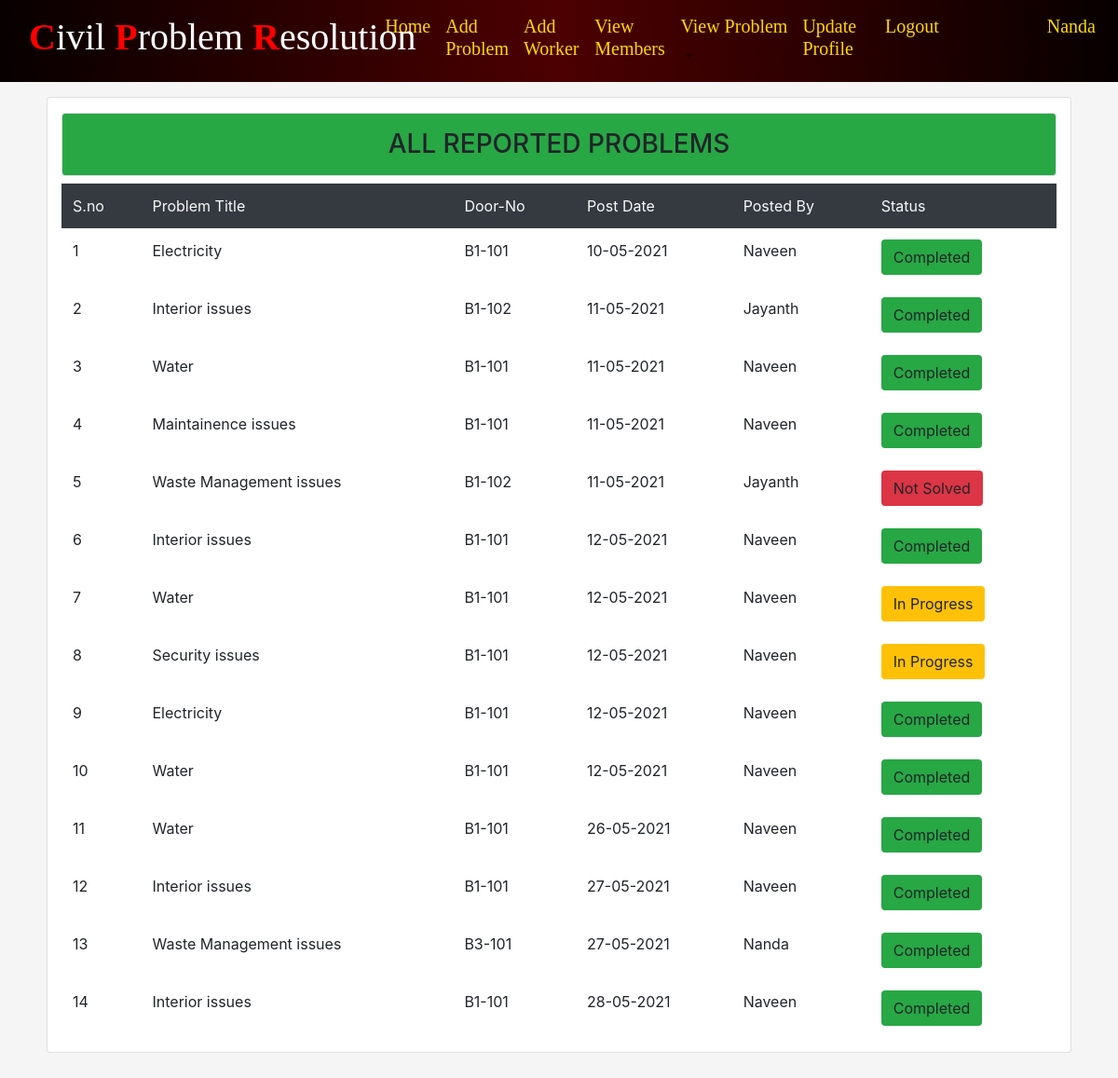
Page /allpro/ (signed in) on the committed database.
### CPRapp/models.py (models this page shows, shortened)
class Problem(models.Model):
	ptitle=models.CharField(max_length=200)
	pdesc=models.TextField()
	doorno=models.CharField(max_length=200)
	postdate=models.TextField(max_length=200,default='')
	postedby=models.CharField(max_length=200,default='')
	useremail=models.EmailField(max_length=200,default='')
	vote= models.IntegerField(default=0)
	pstatus=models.TextField(max_length=200,default='NotSolved')
	wassigned=models.CharField(max_length=200,default='')
	pamount=models.IntegerField(default=0)
	cfamount=models.IntegerField(default=0)
	xamount=models.IntegerField(default=0)
	estimatedtime=models.TextField(max_length=200,default='')
	paystatus=models.TextField(default=0)
	feedback=models.CharField(max_length=200,default='')

### CPRapp/views.py (the view)
# urls.py: path('allpro/',views.allpro,name="allpro"),
@login_required
def allpro(rq):
	data=Problem.objects.all()
	return render(rq,'html/allproblems.html',{'info':data})

### CPRapp/templates/html/allproblems.html (shortened to what this page needs)
{% extends 'html/base.html' %}
{% block content %}
<div class="card col-md-11 mt-3 mx-auto"><h3 class="p-3 bg-success text-center
mt-3 border rounded">ALL REPORTED PROBLEMS</h3>
  <table class="table table-borderless table-hover">
    <tr class="bg-dark text-light">
      <td>S.no</td>
      <td>Problem Title</td>
      <td>Door-No</td>
      <td>Post Date</td>
      <td>Posted By</td>
      <td>Status</td>
    </tr>
    {% for i in info %}
    <tr>
      <td>{{forloop.counter}}</td>
      <td>{{i.ptitle}}</td>
      <td>{{i.doorno}}</td>
      <td>{{i.postdate}}</td>
      <td>{{i.postedby}}</td>
      {% if "NotSolved" == i.pstatus %}
         <td><Strong class=" btn bg-danger rounded " href="#">Not Solved</Strong></td>
      {% elif "InProgress" == i.pstatus %}
         <td><Strong class=" btn bg-warning rounded" href="#">In Progress</Strong></td>
      {% else %}
        <td><Strong class=" btn bg-success rounded" href="#">Completed</Strong></td>
      {% endif %}
    </tr>
    {% endfor %}
  </table>
  </div>
{% endblock %}

### CPRapp/templates/html/navbar.html (shortened to what this page needs)
{% load static %}
<nav class="navbar navbar-expand-lg navbar-light nav-bk4">
  <div class="col-md-4"><a class="navbar-brand" href="{% url 'hm' %}">
    <h1 style="font-family:Verdana Bold; color:white;"><strong style="color:Red">C</strong>ivil <strong style="color:Red">P</strong>roblem <strong style="color:Red">R</strong>esolution</h1>
  </a></div>
 <div class="collapse navbar-collapse" id="collapsibleNavbar">
    <ul class="navbar-nav ">
    {% if not user.is_authenticated %}
    <li class="nav-item">
      <a class="nav-link" href="{% url 'hm' %}"><h3 style="color:Gold; font-family:Verdana Bold;">Home</h3></a>
    </li>
    <li class="nav-item">
      <a class="nav-link" href="{% url 'about' %}"><h3 style="color:Gold; font-family:Verdana Bold;">About</h3></a>
    </li>
    <li class="nav-item">
      <a class="nav-link" href="{% url 'contact' %}"><h3 style="color:Gold; font-family:Verdana Bold;">Contact Us</h3></a>
    </li>
    <li class="nav-item">
      <a class="nav-link" href="{% url 'achievements' %}"><h3 style="color:Gold; font-family:Verdana Bold;">Achievements</h3></a>
    </li>
    <li></li>
    <li class="nav-item">
      <a class="nav-link" href="{% url 'ulog' %}"><h3 style="color:Gold; font-family:Verdana Bold;">Login Here</h3></a>
    </li>
    <li></li>
    <li class="nav-item">
      <a class="nav-link" href="{% url 'reg' %}"><h3 style="color:Gold; font-family:Verdana Bold;">New User</h3></a>
    </li>
    <!-- <li class="nav-item">
      <a class="nav-link" href="{% url 'alog' %}"><h3 style="color:Gold; font-family:Verdana Bold;">Admin Login</h3></a>
    </li> -->
    <div class="col-sm-2 mx-auto"><img src="{% static 'images/lion.png' %}" alt="lion" style="margin-left :100px;width:50px;height:50px;border-radius:50%;background-color:transparent;">
  <Strong style="font-family:Brush Script MT;color:aqua;font-size:25px;margin-left:100px">Orion</Strong>
  </div>
    {% else %}
      {% if user.is_superuser %}
          <li class="nav-item">
          <a class="nav-link" href="{% url 'dash' %}"><h6 style="color:Gold; font-family:Verdana Bold;">Home</h6></a>
          </li>
          <li class="nav-item">
          <a class="nav-link" href="{% url 'newmem' %}"><h6 style="color:Gold; font-family:Verdana Bold;">Add New Member</h6></a>
          </li>
          <li class="dropdown">
                <a type="button" class="nav-link dropdown-toggle" data-toggle="dropdown">
                <h6 style="color:Gold; font-family:Verdana Bold;">Workers</h6>
              </a>
              <div class="dropdown-menu">
                <a class="nav-link" href="{% url 'addwork' %}"><h5 style="color:black; font-family:Verdana Bold;">Add Worker</h5></a>
                <a class="nav-link" href="{% url 'workview' %}"><h5 style="color:black; font-family:Verdana Bold;">View Worker</h5></a>
              </div>
        </li>
        <li class="dropdown">
                <a type="button" class="nav-link dropdown-toggle" data-toggle="dropdown">
                <h6 style="color:Gold; font-family:Verdana Bold;">BlockManagers</h6>
              </a>
              <div class="dropdown-menu">
                <a class="nav-link" href="{% url 'addfm' %}"><h6 style="color:black; font-family:Verdana Bold;">Add BlockManagers</h5></a>
                <a class="nav-link" href="{% url 'fmview' %}"><h6 style="color:black; font-family:Verdana Bold;">View BlockManagers</h5></a>
              </div>
        </li>
          <li class="nav-item">
          <a class="nav-link" href="{% url 'userview' %}"><h6 style="color:Gold; font-family:Verdana Bold;">View Users</h6></a>
          </li>
          <li class="nav-item">
          <a class="nav-link" href="{% url 'memview' %}"><h6 style="color:Gold; font-family:Verdana Bold;">View Members</h6></a>
          </li>
          <li class="dropdown">
                <a type="button" class="nav-link dropdown-toggle" data-toggle="dropdown">
                <h6 style="color:Gold; font-family:Verdana Bold;">Problems</h6>
              </a>
              <div class="dropdown-menu">
                <a class="dropdown-item" href="{% url 'pns' %}"><h5 style="color:black; font-family:Verdana Bold;">Problems Not Solved</h5></a>
                <a class="dropdown-item" href="{% url 'pis' %}"><h5 style="color:black; font-family:Verdana Bold;">Problems in Progress</h5></a>
                <a class="dropdown-item" href="{% url 'ps' %}"><h5 style="color:black; font-family:Verdana Bold;">Problems Resolved</h5></a>
                <a class="dropdown-item" href="{% url 'allpro' %}"><h5 style="color:black; font-family:Verdana Bold;">View All Problems</h5></a>
              </div>
        </li>
        <li class="nav-item">
          <a class="nav-link" href="{% url 'contview' %}"><h6 style="color:Gold; font-family:Verdana Bold;">View Contact</h6></a>
        </li>
        <li class="nav-item">
            <a class="nav-link" href="{% url 'logo' %}"><h6 style="color:Gold; font-family:Verdana Bold;">Logout</h6></a>
        </li>
        <li class="nav-item" style="margin-left:70px">
            <a class="nav-link" href="#"><h4 style="color:Gold; font-family:Verdana Bold;">{{request.user.username}}</h4></a>
        </li>
      {% else %}
          <li class="nav-item">
            <a class="nav-link" href="{% url 'dash' %}"><h5 style="color:Gold; font-family:Verdana Bold;">Home</h5></a>
          </li>
          <li class="nav-item">
            <a class="nav-link" href="{% url 'addpro' %}"><h5 style="color:Gold; font-family:Verdana Bold;">Add Problem</h5></a>
          </li>
          <li class="nav-item">
            <a class="nav-link" href="{% url 'addwork' %}"><h5 style="color:Gold; font-family:Verdana Bold;">Add Worker</h5></a>
          </li>
          <li class="nav-item">
            <a class="nav-link" href="{% url 'memview' %}"><h5 style="color:Gold; font-family:Verdana Bold;">View Members</h5></a>
          </li>
          <li class="dropdown">
                <a type="button" class="nav-link dropdown-toggle" data-toggle="dropdown">
                <h5 style="color:Gold; font-family:Verdana Bold;">View Problem</h5>
              </a>
        </li>
        <li class="nav-item">
            <a class="nav-link" href="{% url 'upf' %}"><h5 style="color:Gold; font-family:Verdana Bold;">Update Profile</h5></a>
        </li>
        <li class="nav-item">
            <a class="nav-link" href="{% url 'logo' %}"><h5 style="color:Gold; font-family:Verdana Bold;">Logout</h5></a>
        </li>
        <li class="nav-item" style="margin-left:100px">
            <a class="nav-link" href="#"><h5 style="color:Gold; font-family:Verdana Bold;">{{request.user.username}}</h5></a>
        </li>
      {% endif %}
{% endif %}
</ul>
</div>
</nav>

### CPRapp/templates/html/navbar.html (style rules this page uses)
.nav-bk4 { background: #070000; background: -webkit-linear-gradient(to right, #070000, #4C0001, #070000); background: linear-gradient(to right, #070000, #4C0001, #070000); }

### rows in the picture
Problem: ptitle "Electricity", doorno "B1-101", postdate "10-05-2021", postedby "Naveen", pstatus "Completed"
Problem: ptitle "Interior issues", doorno "B1-102", postdate "11-05-2021", postedby "Jayanth", pstatus "Completed"
Problem: ptitle "Water", doorno "B1-101", postdate "11-05-2021", postedby "Naveen", pstatus "Completed"
Problem: ptitle "Maintainence issues", doorno "B1-101", postdate "11-05-2021", postedby "Naveen", pstatus "Completed"
Problem: ptitle "Waste Management issues", doorno "B1-102", postdate "11-05-2021", postedby "Jayanth", pstatus "Not Solved"
Problem: ptitle "Interior issues", doorno "B1-101", postdate "12-05-2021", postedby "Naveen", pstatus "Completed"
Problem: ptitle "Water", doorno "B1-101", postdate "12-05-2021", postedby "Naveen", pstatus "In Progress"
Problem: ptitle "Security issues", doorno "B1-101", postdate "12-05-2021", postedby "Naveen", pstatus "In Progress"
Problem: ptitle "Electricity", doorno "B1-101", postdate "12-05-2021", postedby "Naveen", pstatus "Completed"
Problem: ptitle "Water", doorno "B1-101", postdate "12-05-2021", postedby "Naveen", pstatus "Completed"
Problem: ptitle "Water", doorno "B1-101", postdate "26-05-2021", postedby "Naveen", pstatus "Completed"
Problem: ptitle "Interior issues", doorno "B1-101", postdate "27-05-2021", postedby "Naveen", pstatus "Completed"
Problem: ptitle "Waste Management issues", doorno "B3-101", postdate "27-05-2021", postedby "Nanda", pstatus "Completed"
Problem: ptitle "Interior issues", doorno "B1-101", postdate "28-05-2021", postedby "Naveen", pstatus "Completed"

### other values in the picture
{{ request.user.username }} "Nanda"
